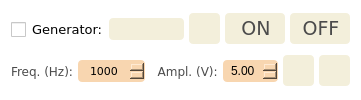
        <widget class="QFrame" name="verticalFrame_7">
         <property name="styleSheet">
          <string notr="true">background-color: rgb(255, 255, 255);
border-radius: 4px;</string>
         </property>
         <layout class="QVBoxLayout" name="verticalLayout_3" stretch="0,0">
          <property name="sizeConstraint">
           <enum>QLayout::SetDefaultConstraint</enum>
          </property>
          <item>
           <widget class="QFrame" name="horizontalFrame_17">
            <layout class="QHBoxLayout" name="horizontalLayout_28" stretch="0,2,1,1,1">
             <property name="spacing">
              <number>5</number>
             </property>
             <property name="leftMargin">
              <number>0</number>
             </property>
             <property name="topMargin">
              <number>2</number>
             </property>
             <property name="rightMargin">
              <number>0</number>
             </property>
             <property name="bottomMargin">
              <number>2</number>
             </property>
             <item>
              <widget class="QCheckBox" name="pyqt5_dynamic_odsc_checkbox_use_generator">
               <property name="font">
                <font>
                 <family>Verdana</family>
                 <pointsize>10</pointsize>
                 <weight>50</weight>
                 <bold>false</bold>
                </font>
               </property>
               <property name="layoutDirection">
                <enum>Qt::LeftToRight</enum>
               </property>
               <property name="styleSheet">
                <string notr="true">QCheckBox::indicator
{
width: 15px;
height: 15px;

}

QCheckBox::indicator::unchecked
{
	image: url(:/ui/qt/resources/checkbox/checkbox_unchecked.png);
}

QCheckBox::indicator:unchecked:hover
{
	image: url(:/ui/qt/resources/checkbox/checkbox_unchecked_hover.png);
}

QCheckBox::indicator:unchecked:pressed
{
	image: url(:/ui/qt/resources/checkbox/checkbox_unchecked_pressed.png);
}

QCheckBox::indicator::checked 
{
	image: url(:/ui/qt/resources/checkbox/checkbox_checked.png);
}

QCheckBox::indicator:checked:hover 
{
	image: url(:/ui/qt/resources/checkbox/checkbox_checked_hover.png);
}

QCheckBox::indicator:checked:pressed 
{
	image: url(:/ui/qt/resources/checkbox/checkbox_checked_pressed.png);
}</string>
               </property>
               <property name="text">
                <string>Generator:</string>
               </property>
              </widget>
             </item>
             <item>
              <widget class="QComboBox" name="pyqt5_dynamic_odsc_combo_generators">
               <property name="enabled">
                <bool>false</bool>
               </property>
               <property name="minimumSize">
                <size>
                 <width>0</width>
                 <height>22</height>
                </size>
               </property>
               <property name="font">
                <font>
                 <family>Verdana</family>
                 <pointsize>8</pointsize>
                </font>
               </property>
               <property name="styleSheet">
                <string notr="true">QComboBox
{
border-radius: 4px;
padding-left: 5px;
background-color: rgb(255, 184, 90);
}

QComboBox:hover
{
background-color: rgb(248,214,176);
}

QComboBox:disabled{
	background-color: rgb(243, 239, 219);
}

QComboBox::drop-down{
background-color: transparent;
border-radius: 4px;
}

QComboBox::drop-down:hover{
background-color: transparent;
}

QComboBox::down-arrow
{
image: url(:/ui/qt/resources/dropdown/dropdown_arrow.png);
margin-right: 5px;
}

QComboBox QListView {
background-color: rgb(255, 184, 90);
padding:4px;
}

QComboBox QListView::item {
padding:15px;
}


</string>
               </property>
               <property name="editable">
                <bool>false</bool>
               </property>
               <property name="currentIndex">
                <number>-1</number>
               </property>
               <property name="frame">
                <bool>true</bool>
               </property>
              </widget>
             </item>
             <item>
              <widget class="QPushButton" name="pyqt5_dynamic_odsc_button_reload_generator">
               <property name="enabled">
                <bool>false</bool>
               </property>
               <property name="minimumSize">
                <size>
                 <width>31</width>
                 <height>31</height>
                </size>
               </property>
               <property name="maximumSize">
                <size>
                 <width>31</width>
                 <height>31</height>
                </size>
               </property>
               <property name="font">
                <font>
                 <family>Verdana</family>
                 <pointsize>14</pointsize>
                </font>
               </property>
               <property name="toolTip">
                <string>Refresh Generators</string>
               </property>
               <property name="styleSheet">
                <string notr="true">QPushButton {
	border-radius: 4px;
	background-color: rgb(255, 184, 90);
	padding-left: 2px;
	color: rgb(75, 75, 75);
	image: url(:/ui/qt/resources/buttons/refresh_icon.png);
}
QPushButton:hover{
	background-color: rgb(248,214,176);	
	image: url(:/ui/qt/resources/buttons/refresh_icon.png);
}
QPushButton:pressed{
	background-color: rgb(179, 197, 192);
	image: url(:/ui/qt/resources/buttons/refresh_icon.png);
}
QPushButton:disabled{
	background-color: rgb(243, 239, 219);
	image: url(:/ui/qt/resources/buttons/refresh_icon.png);
}</string>
               </property>
               <property name="text">
                <string/>
               </property>
              </widget>
             </item>
             <item>
              <widget class="QPushButton" name="pyqt5_dynamic_odsc_button_generator_output_on">
               <property name="enabled">
                <bool>false</bool>
               </property>
               <property name="minimumSize">
                <size>
                 <width>60</width>
                 <height>31</height>
                </size>
               </property>
               <property name="font">
                <font>
                 <family>Verdana</family>
                 <pointsize>14</pointsize>
                </font>
               </property>
               <property name="styleSheet">
                <string notr="true">QPushButton {
	border-radius: 4px;
	background-color: rgb(255, 184, 90);
	padding-left: 2px;
	color: rgb(75, 75, 75);
}
QPushButton:hover{
	background-color: rgb(248,214,176);	
}
QPushButton:pressed{
	background-color: rgb(179, 197, 192);
}
QPushButton:disabled{
	background-color: rgb(243, 239, 219);
}</string>
               </property>
               <property name="text">
                <string>ON</string>
               </property>
              </widget>
             </item>
             <item>
              <widget class="QPushButton" name="pyqt5_dynamic_odsc_button_generator_output_off">
               <property name="enabled">
                <bool>false</bool>
               </property>
               <property name="minimumSize">
                <size>
                 <width>60</width>
                 <height>31</height>
                </size>
               </property>
               <property name="font">
                <font>
                 <family>Verdana</family>
                 <pointsize>14</pointsize>
                </font>
               </property>
               <property name="styleSheet">
                <string notr="true">QPushButton {
	border-radius: 4px;
	background-color: rgb(255, 184, 90);
	padding-left: 2px;
	color: rgb(75, 75, 75);
}
QPushButton:hover{
	background-color: rgb(248,214,176);	
}
QPushButton:pressed{
	background-color: rgb(179, 197, 192);
}
QPushButton:disabled{
	background-color: rgb(243, 239, 219);
}
</string>
               </property>
               <property name="text">
                <string>OFF</string>
               </property>
              </widget>
             </item>
            </layout>
           </widget>
          </item>
          <item>
           <widget class="QFrame" name="horizontalFrame_18">
            <layout class="QHBoxLayout" name="horizontalLayout_29" stretch="2,4,2,3,2,2">
             <property name="spacing">
              <number>5</number>
             </property>
             <property name="leftMargin">
              <number>0</number>
             </property>
             <property name="topMargin">
              <number>2</number>
             </property>
             <property name="rightMargin">
              <number>0</number>
             </property>
             <property name="bottomMargin">
              <number>2</number>
             </property>
             <item>
              <widget class="QLabel" name="static_odsc_label_4">
               <property name="minimumSize">
                <size>
                 <width>0</width>
                 <height>21</height>
                </size>
               </property>
               <property name="font">
                <font>
                 <family>Verdana</family>
                 <pointsize>9</pointsize>
                 <weight>50</weight>
                 <italic>false</italic>
                 <bold>false</bold>
                </font>
               </property>
               <property name="styleSheet">
                <string notr="true">color: rgb(75, 75, 75);</string>
               </property>
               <property name="text">
                <string>Freq. (Hz):</string>
               </property>
              </widget>
             </item>
             <item>
              <widget class="QSpinBox" name="pyqt5_dynamic_odsc_spinbox_generator_frequency">
               <property name="minimumSize">
                <size>
                 <width>0</width>
                 <height>22</height>
                </size>
               </property>
               <property name="font">
                <font>
                 <family>Verdana</family>
                 <pointsize>8</pointsize>
                 <weight>50</weight>
                 <bold>false</bold>
                </font>
               </property>
               <property name="styleSheet">
                <string notr="true">QSpinBox {
background-color: rgb(248, 214, 176);
border-radius: 4px;
padding: 0px 2px 0px 2px;
border-width: 3;
}

QSpinBox:hover {
background-color: rgb(255, 184, 90);
}

QSpinBox:selected {
background-color: rgb(255, 184, 90);
}

QSpinBox::up-button {
subcontrol-origin: border;
subcontrol-position: right;
image: url(:/ui/resources/spinbox/spinbox_hover_right.png);
 }

QSpinBox::down-button {
subcontrol-origin: border;
subcontrol-position: left;
image: url(:/ui/resources/spinbox/spinbox_hover_left.png);
 }

QSpinBox::up-button:hover {
image: url(:/ui/resources/spinbox/spinbox_right.png);
 }

QSpinBox::down-button:hover {
image: url(:/ui/resources/spinbox/spinbox_left.png);	
 }

QSpinBox::up-button:pressed {
image: url(:/ui/resources/spinbox/spinbox_pressed_right.png);
}

QSpinBox::down-button:pressed {
image: url(:/ui/resources/spinbox/spinbox_pressed_left.png);
 }</string>
               </property>
               <property name="alignment">
                <set>Qt::AlignCenter</set>
               </property>
               <property name="maximum">
                <number>80000000</number>
               </property>
               <property name="value">
                <number>1000</number>
               </property>
              </widget>
             </item>
             <item>
              <widget class="QLabel" name="static_odsc_label_9">
               <property name="minimumSize">
                <size>
                 <width>0</width>
                 <height>21</height>
                </size>
               </property>
               <property name="font">
                <font>
                 <family>Verdana</family>
                 <pointsize>9</pointsize>
                 <weight>50</weight>
                 <italic>false</italic>
                 <bold>false</bold>
                </font>
               </property>
               <property name="styleSheet">
                <string notr="true">color: rgb(75, 75, 75);</string>
               </property>
               <property name="text">
                <string>  Ampl. (V):</string>
               </property>
              </widget>
             </item>
             <item>
              <widget class="QDoubleSpinBox" name="pyqt5_dynamic_odsc_dspinbox_generator_amplitude">
               <property name="minimumSize">
                <size>
                 <width>0</width>
                 <height>22</height>
                </size>
               </property>
               <property name="styleSheet">
                <string notr="true">QDoubleSpinBox {
background-color: rgb(248, 214, 176);
border-radius: 4px;
padding: 0px 2px 0px 2px;
border-width: 3;
}

QDoubleSpinBox:hover {
background-color: rgb(255, 184, 90);
}

QDoubleSpinBox:selected {
background-color: rgb(255, 184, 90);
}

QDoubleSpinBox::up-button {
subcontrol-origin: border;
subcontrol-position: right;
image: url(:/ui/resources/spinbox/spinbox_hover_right.png);
 }

QDoubleSpinBox::down-button {
subcontrol-origin: border;
subcontrol-position: left;
image: url(:/ui/resources/spinbox/spinbox_hover_left.png);
 }

QDoubleSpinBox::up-button:hover {
image: url(:/ui/resources/spinbox/spinbox_right.png);
 }

QDoubleSpinBox::down-button:hover {
image: url(:/ui/resources/spinbox/spinbox_left.png);	
 }

QDoubleSpinBox::up-button:pressed {
image: url(:/ui/resources/spinbox/spinbox_pressed_right.png);
}

QDoubleSpinBoxx::down-button:pressed {
image: url(:/ui/resources/spinbox/spinbox_pressed_left.png);
 }</string>
               </property>
               <property name="alignment">
                <set>Qt::AlignCenter</set>
               </property>
               <property name="minimum">
                <double>0.010000000000000</double>
               </property>
               <property name="maximum">
                <double>19.899999999999999</double>
               </property>
               <property name="value">
                <double>5.000000000000000</double>
               </property>
              </widget>
             </item>
             <item>
              <widget class="QPushButton" name="pyqt5_dynamic_odsc_button_generator_download">
               <property name="enabled">
                <bool>false</bool>
               </property>
               <property name="minimumSize">
                <size>
                 <width>31</width>
                 <height>31</height>
                </size>
               </property>
               <property name="maximumSize">
                <size>
                 <width>31</width>
                 <height>31</height>
                </size>
               </property>
               <property name="font">
                <font>
                 <family>Verdana</family>
                 <pointsize>14</pointsize>
                </font>
               </property>
               <property name="toolTip">
                <string>Download</string>
               </property>
               <property name="styleSheet">
                <string notr="true">QPushButton {
	border-radius: 4px;
	background-color: rgb(255, 184, 90);
	padding-left: 2px;
	color: rgb(75, 75, 75);
	image: url(:/ui/qt/resources/buttons/download_icon.png);
}
QPushButton:hover{
	image: url(:/ui/qt/resources/buttons/download_icon.png);
	background-color: rgb(248,214,176);	
}
QPushButton:pressed{
	background-color: rgb(179, 197, 192);
	image: url(:/ui/qt/resources/buttons/download_icon.png);
}
QPushButton:disabled{
	background-color: rgb(243, 239, 219);
}
</string>
               </property>
               <property name="text">
                <string/>
               </property>
              </widget>
             </item>
             <item>
              <widget class="QPushButton" name="pyqt5_dynamic_odsc_button_generator_upload">
               <property name="enabled">
                <bool>false</bool>
               </property>
               <property name="minimumSize">
                <size>
                 <width>31</width>
                 <height>31</height>
                </size>
               </property>
               <property name="maximumSize">
                <size>
                 <width>31</width>
                 <height>31</height>
                </size>
               </property>
               <property name="font">
                <font>
                 <family>Verdana</family>
                 <pointsize>14</pointsize>
                </font>
               </property>
               <property name="toolTip">
                <string>Upload</string>
               </property>
               <property name="styleSheet">
                <string notr="true">QPushButton {
	border-radius: 4px;
	background-color: rgb(255, 184, 90);
	padding-left: 2px;
	color: rgb(75, 75, 75);
	image: url(:/ui/qt/resources/buttons/upload_icon.png);
}
QPushButton:hover{
	image: url(:/ui/qt/resources/buttons/upload_icon.png);
	background-color: rgb(248,214,176);	
}
QPushButton:pressed{
	background-color: rgb(179, 197, 192);
	image: url(:/ui/qt/resources/buttons/upload_icon.png);
}
QPushButton:disabled{
	background-color: rgb(243, 239, 219);
}
</string>
               </property>
               <property name="text">
                <string/>
               </property>
              </widget>
             </item>
            </layout>
           </widget>
          </item>
         </layout>
        </widget>
